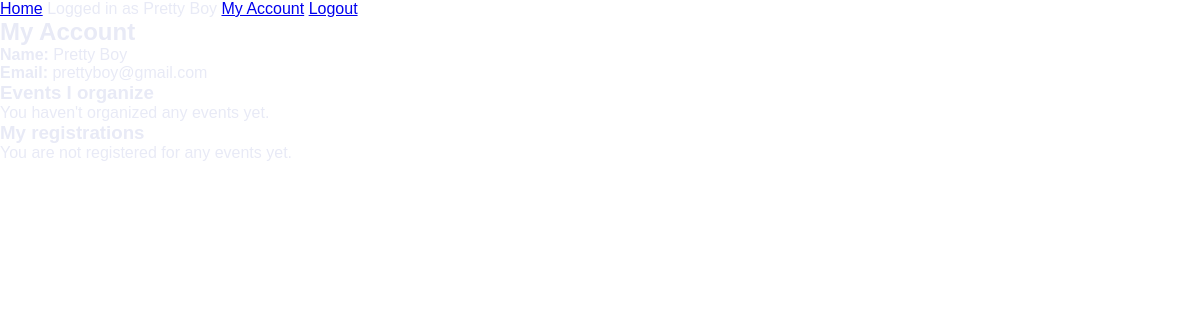
The app's page /profile (signed in), older data.
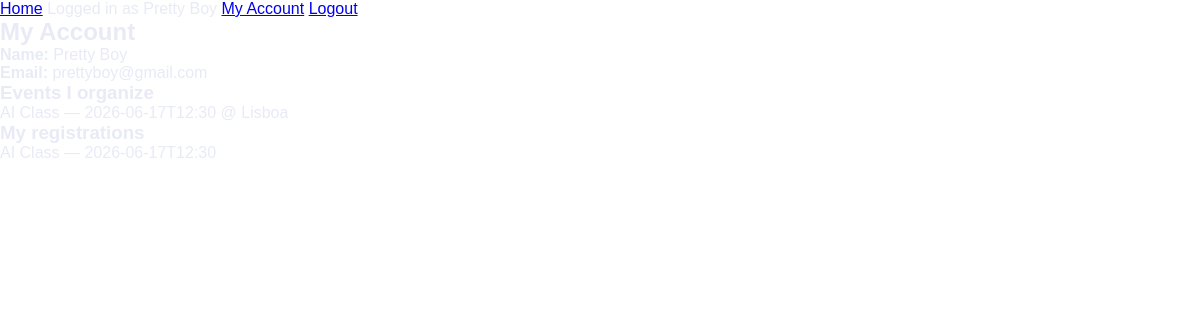
The same page, newer data.
### models.py (models this page shows)
class BaseModel(Model):
    class Meta:
        database = db

class User(BaseModel):
    email = CharField(unique=True)
    full_name = CharField()
    password_hash = CharField()
    is_admin = BooleanField(default=False)

class Event(BaseModel):
    title = CharField()
    description = TextField(null=True)
    date = DateTimeField()
    location = CharField()
    status = CharField(default="open")
    max_participants = IntegerField(null=True)
    map_link = CharField(null=True)
    category = ForeignKeyField(Category, backref="events")
    organizer = ForeignKeyField(User, backref="events")

class Registration(BaseModel):
    user = ForeignKeyField(User, backref="registrations")
    event = ForeignKeyField(Event, backref="registrations")

### app.py (the view)
@app.route("/profile")
@login_required
def profile():
    current_user = get_current_user()
    organized_events = list(
        Event.select().where(Event.organizer == current_user)
    )
    my_registrations = list(
        Registration.select().where(Registration.user == current_user)
    )
    return render_template(
        "profile.html",
        organized_events=organized_events,
        my_registrations=my_registrations,
    )

### app.py (called while the page is built)
@app.before_request
def before_request():
    if db.is_closed():
        db.connect()

@app.after_request
def after_request(response):
    if not db.is_closed():
        db.close()
    return response

def get_current_user():
    user_id = session.get("user_id")
    if user_id is None:
        return None
    return User.get_or_none(User.id == user_id)

def login_required(f):
    @wraps(f)
    def wrapped(*args, **kwargs):
        if get_current_user() is None:
            flash("You must log in first.", "warning")
            return redirect(url_for("login"))
        return f(*args, **kwargs)
    return wrapped

@app.context_processor
def inject_current_user():
    return {"current_user": get_current_user()}

### templates/profile.html (shortened to what this page needs)
{% extends "base.html" %}
{% block content %}
<h2>My Account</h2>
<section class="profile-info">
    <p><strong>Name:</strong> {{ current_user.full_name }}</p>
    <p><strong>Email:</strong> {{ current_user.email }}</p>
</section>
<section class="profile-events">
    <h3>Events I organize</h3>
    {% if organized_events %}
        <ul>
            {% for event in organized_events %}
                <li>{{ event.title }} — {{ event.date }} @ {{ event.location }}</li>
            {% endfor %}
        </ul>
    {% else %}
        <p>You haven't organized any events yet.</p>
    {% endif %}
</section>
<section class="profile-registrations">
    <h3>My registrations</h3>
    {% if my_registrations %}
        <ul>
            {% for registration in my_registrations %}
                <li>{{ registration.event.title }} — {{ registration.event.date }}</li>
            {% endfor %}
        </ul>
    {% else %}
        <p>You are not registered for any events yet.</p>
    {% endif %}
</section>
{% endblock %}

### templates/base.html (shortened to what this page needs)
<!doctype html>
<html lang="en">
<head>
    <link rel="stylesheet" href="{{ url_for('static', filename='shared.css') }}">
</head>
<body>
<header>
    <nav>
        <a href="{{ url_for('home') }}">Home</a>
        {% if current_user %}
            <span>Logged in as {{ current_user.full_name }}</span>
            <a href="{{ url_for('profile') }}">My Account</a>
            <a href="{{ url_for('logout') }}">Logout</a>
        {% else %}
            <a href="{{ url_for('login') }}">Login</a>
            <a href="{{ url_for('login') }}#register">Sign up</a>
        {% endif %}
    </nav>
</header>
<main>
    {% block content %}{% endblock %}
</main>
</body>
</html>

### static/shared.css (style rules this page uses)
:root { --accent: #5c7cfa; --accent-glow: rgba(92, 124, 250, 0.35); --accent2: #ff6b9d; --glass-bg: rgba(255, 255, 255, 0.045); --glass-border: rgba(255, 255, 255, 0.10); --text-main: #e8eaf6; --text-muted: #8892b0; --card-bg: rgba(13, 20, 50, 0.55); }
*, *::before, *::after { margin: 0; padding: 0; box-sizing: border-box; }
html { scroll-behavior: smooth; }
body { font-family: 'DM Sans', sans-serif; color: var(--text-main); min-height: 100vh; overflow-x: hidden; }

Row changes from the older to the newer data that the page shows:
added Event: title "AI Class", date "2026-06-17T12:30", location "Lisboa"
added Registration: event "AI Class", event "2026-06-17T12:30"
Text that changed along with them:
text no longer shown: "You haven't organized any events yet. You are not registered for any events yet."
